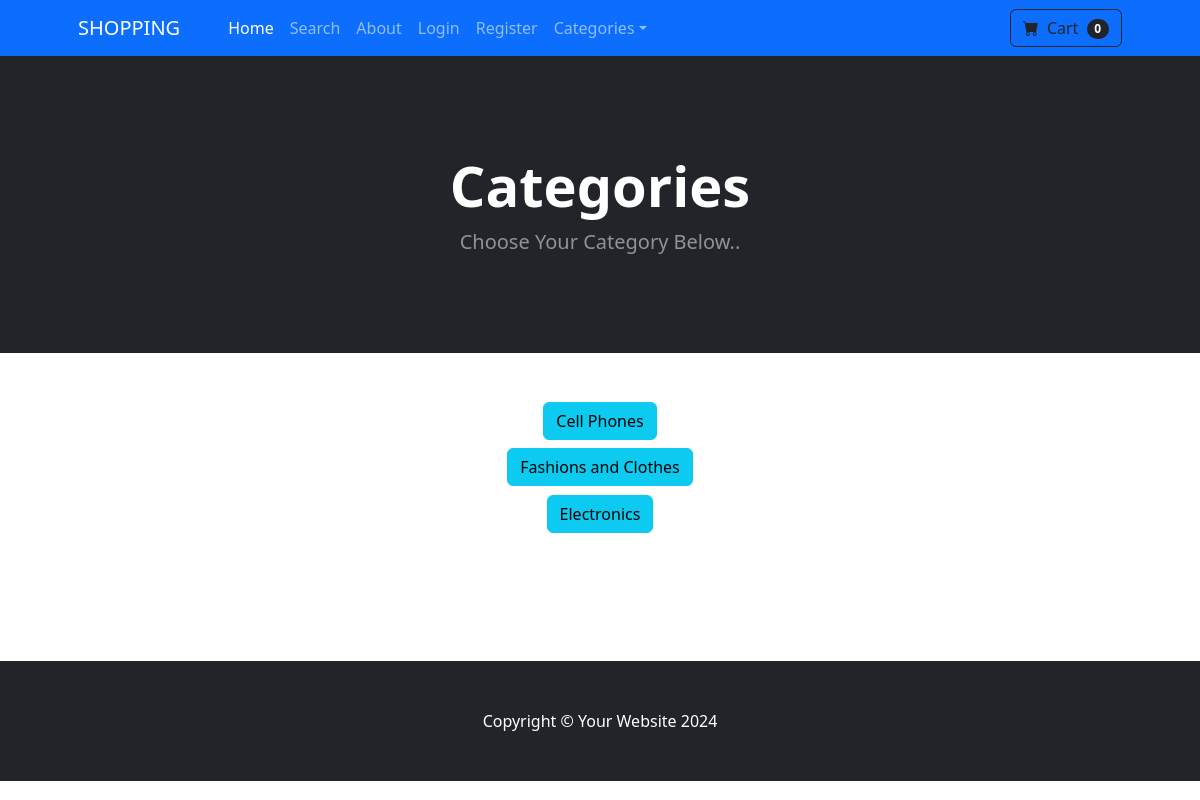
The app's page /category_summary/ with its own data.
### store/models.py (models this page shows)
class Category(models.Model):
    name = models.CharField(max_length=50)
    def __str__(self):
        return self.name
    class Meta:
        verbose_name_plural='categories'

### store/views.py (the view)
# urls.py: path('category_summary/', views.category_summary, name='category_summary'),
def category_summary(request):
    categories=Category.objects.all()
    return render(request, 'category_summary.html', {'categories': categories})

### cart/cart.py (called while the page is built)
    def __len__(self):
        return len(self.cart)

### cart/context_processors.py (called while the page is built)
def cart(request):
    return {'cart': Cart(request)}

### store/templates/category_summary.html (shortened to what this page needs)
{% extends 'base.html' %}
{%block content%}
<header class="bg-dark py-5">
    <div class="container px-4 px-lg-5 my-5">
        <div class="text-center text-white">
            <h1 class="display-4 fw-bolder">Categories</h1>
            <p class="lead fw-normal text-white-50 mb-0">Choose Your Category Below.. </p>
        </div>
    </div>
</header>
<div class="container">
    <div class="row">
       <center>
         <div class="col-md-">
            <br><br>
            {% for category in categories %}
             <h3><a href="{% url 'category' category %}" class="btn btn-info">{{category}}</a></h3>
            {% endfor %}
            <br><br><br><br><br>
         </div>
       </center>
    </div>
</div>
{%endblock content%}

### records on screen
Category: name "Cell Phones"
Category: name "Fashions and Clothes"
Category: name "Electronics"

### other values on screen
{{ cart|length }} "0"
